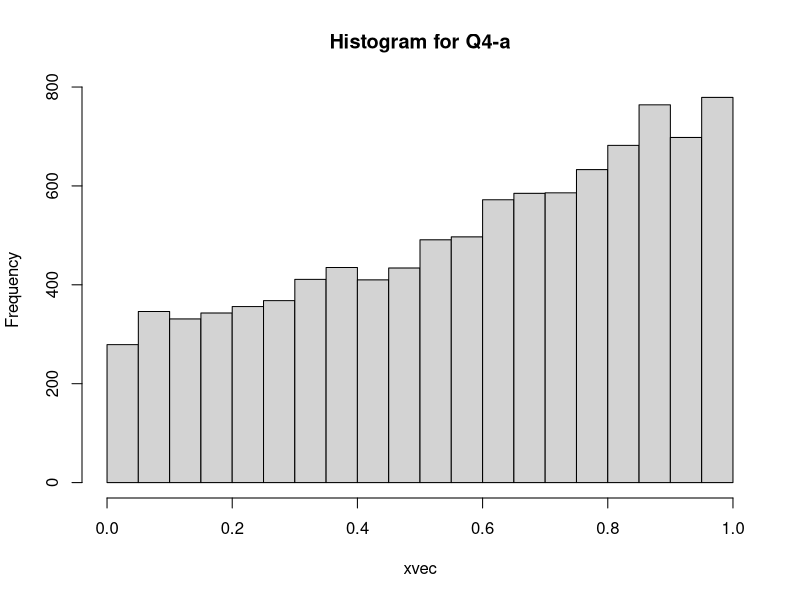
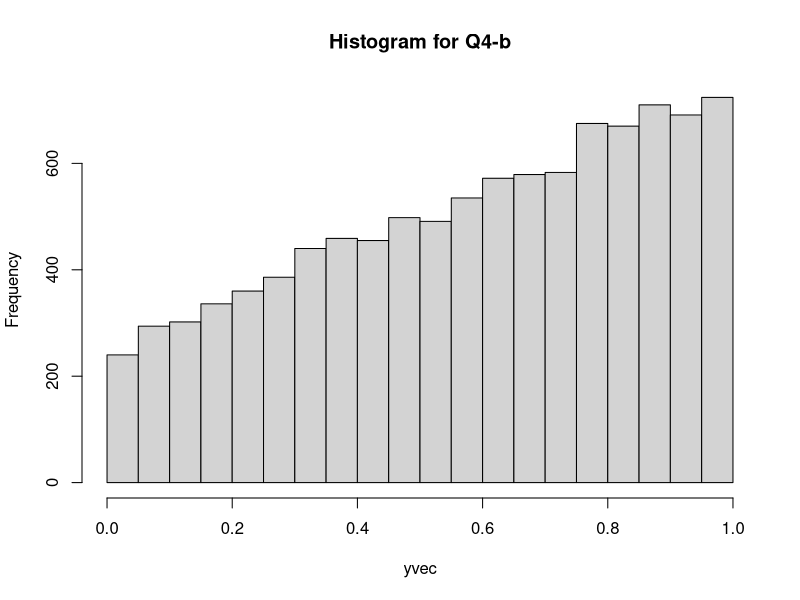
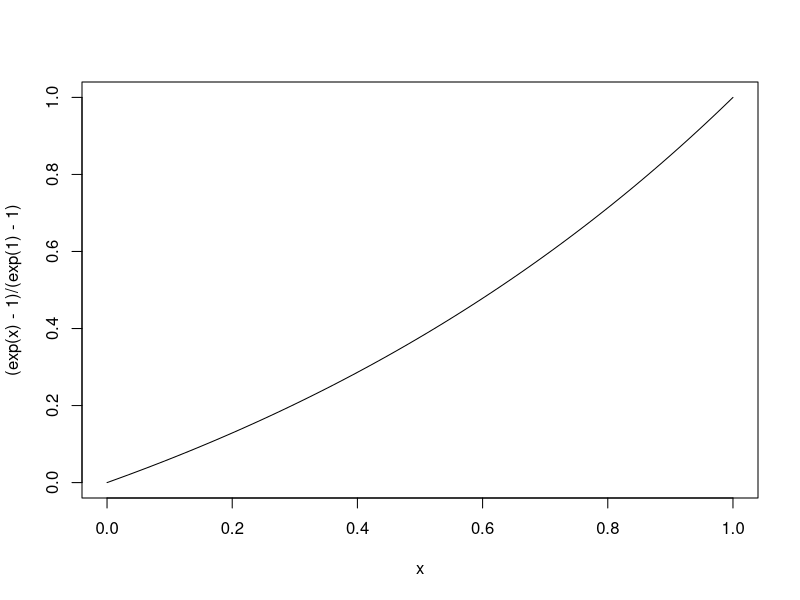
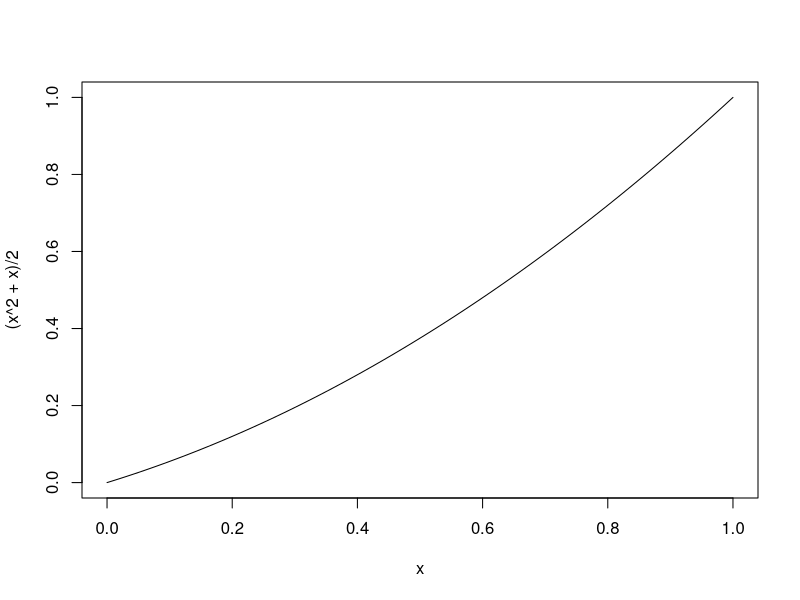

Here is the R script that generated these plots, in order:
# ELEC 321 Part 2 Assignment 1 Question 4
NUM_OF_SAMPLES <- 10000

# generate a number from 0 to 1 with uniform probability
pvecx <- runif(NUM_OF_SAMPLES, min = 0, max = 1)
pvecy <- runif(NUM_OF_SAMPLES, min = 0, max = 1)

# x and y samples are calculated
xvec <- NULL
yvec <- NULL
for(idx in 1:NUM_OF_SAMPLES) {
  pvalx <- pvecx[idx]
  pvaly <- pvecy[idx]
  x <- log((exp(1)-1)*pvalx+1)
  y <- (sqrt(1+8*pvaly)-1) / 2
  xvec <- c(xvec, x)
  yvec <- c(yvec, y)
}

hist(xvec, main = "Histogram for Q4-a")
hist(yvec, main = "Histogram for Q4-b")

curve((exp(x)-1)/(exp(1)-1), from = 0, to = 1, n = 101)
curve((x**2+x)/2, from = 0, to = 1, n = 101)